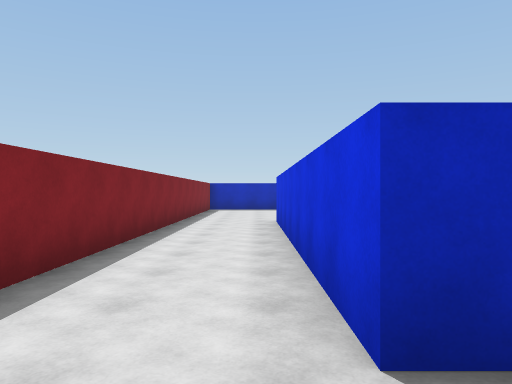
view 1 (above)

16 first-person views from a walk through a Unity game level. The camera is 1.5 m above the floor, looks level and sees 70° across. The floor is counted in squares, 2.25 m on a side. Each view is taken from the middle of a square. On the plan, view 1 faces up. The plan holds only what a view shows up to about 11 squares ahead; the rest is blank. The place goes on beyond the plan. The player character is not drawn.

view 2
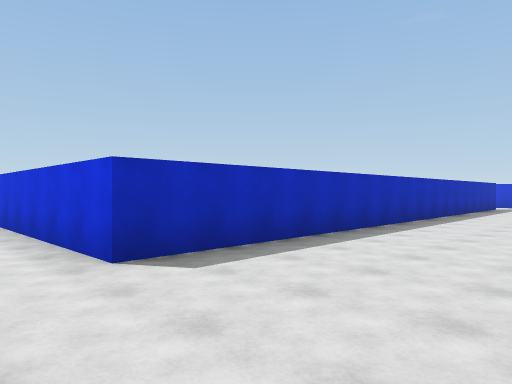

view 3
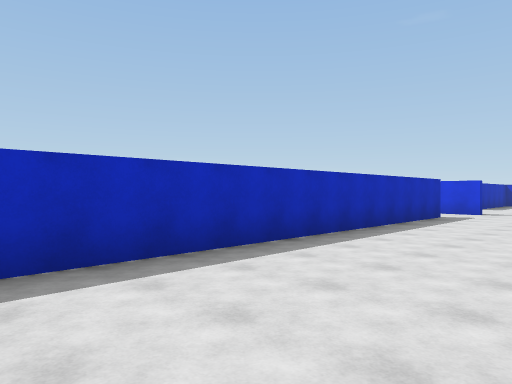

view 4
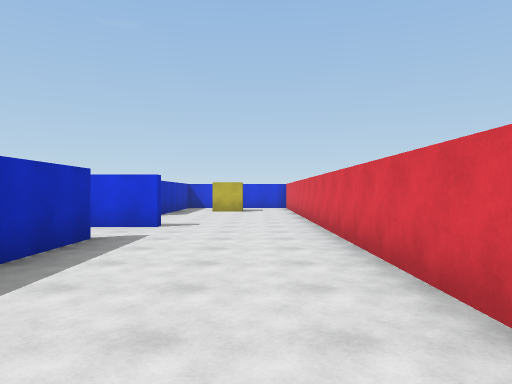

view 5
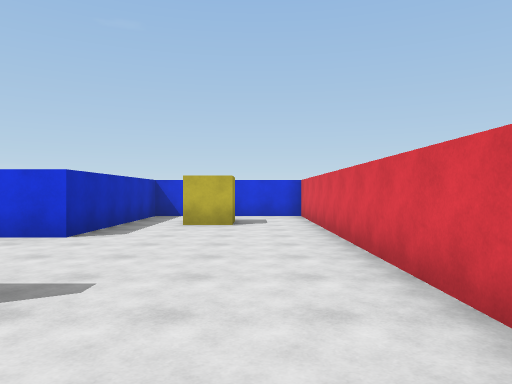

view 6
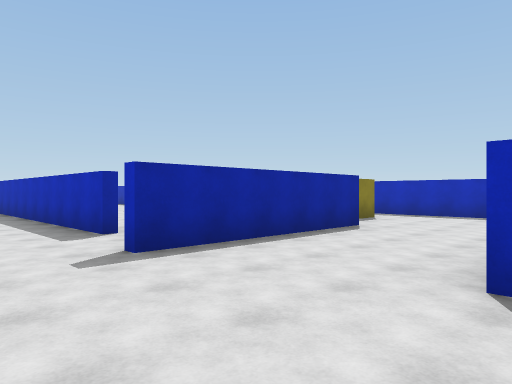

view 7
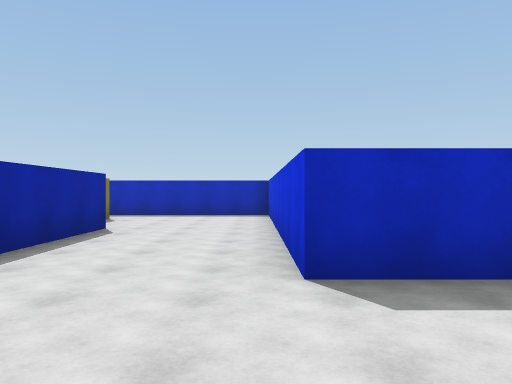

view 8
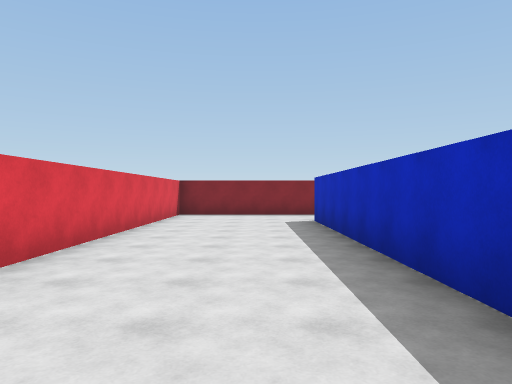

view 9
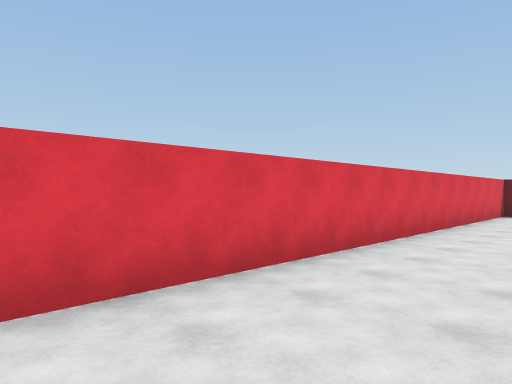

view 10
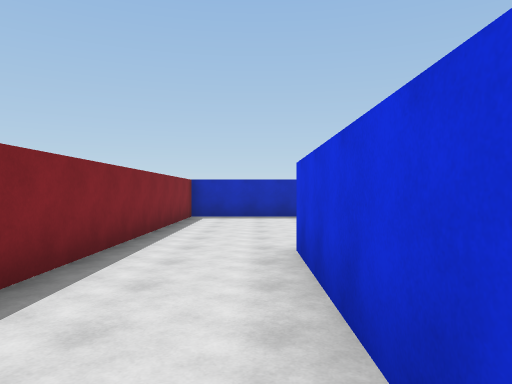

view 11
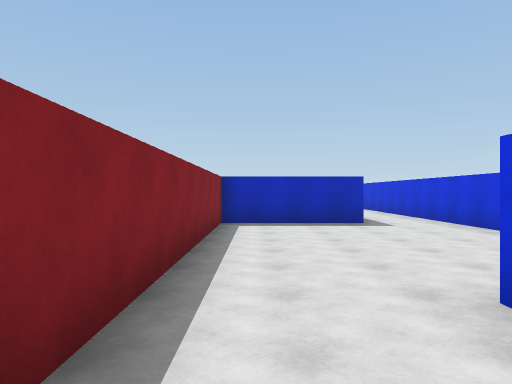

view 12
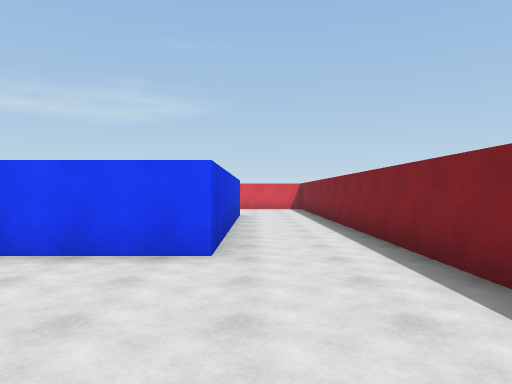

view 13
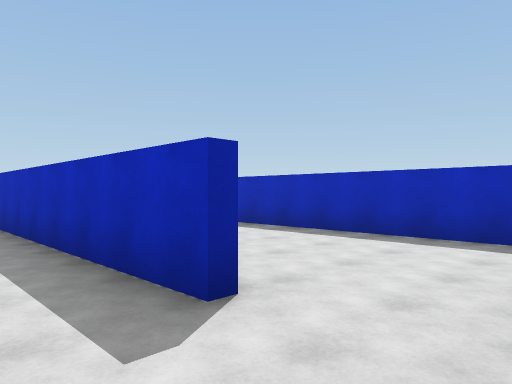

view 14
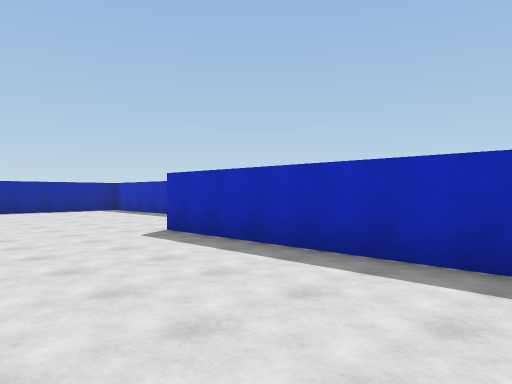

view 15
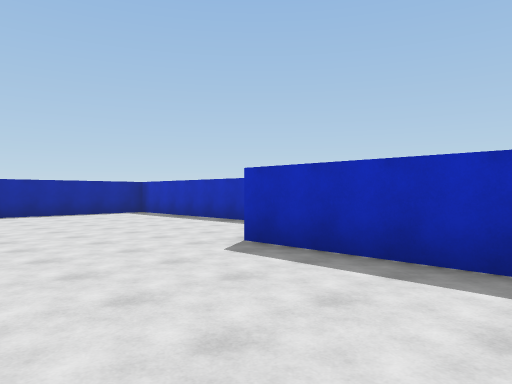

view 16
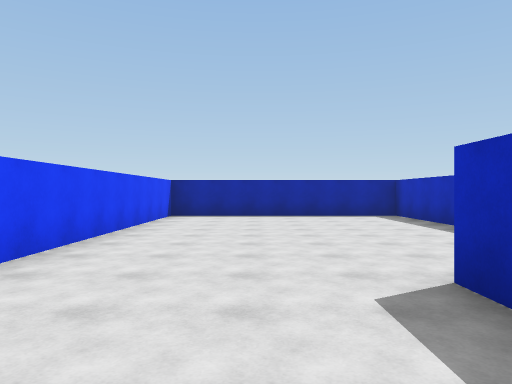

### Floor plan
Points are (right, up) in squares from view 1. A wall is a line through its corners. A room is listed if a view was taken in it or the views show most of it. See-through windows are left out.
Room 1 (views 1, 2, 3, 4, 5, 6, 7, 8, 9, 10, 11, 13)
walls: (11.8, -2.2) (25.1, -2.2) (25.1, 1.8) (20.4, 1.8) (20.4, 9.2); (15.2, 1.4) (0.5, 1.4) (0.5, 8.2); (17.2, 5.8) (17.2, 0.9); (20.4, 9.7) (15.8, 9.7); (-1.7, 9.4) (-1.7, -2.2) (9.6, -2.2)
ways out: opening at (-0.5, 9) to room 2; opening at (16, 1) to room 3
objects: yellow cube (16, 7) to (16, 8); yellow cube (23, 0)
Room 2 (view 12)
walls: (1.4, 13.9) (-1.7, 13.9) (-1.7, 9.4); (3.2, 12.2) (3.2, 17); (0.5, 8.2) (2.8, 8.2)
ways out: opening at (-0.5, 9) to room 1
Room 3 (views 14, 15, 16)
walls: (5.8, 8) (0.7, 8) (0.7, 1.6) (7.6, 1.6); (16.1, 5.5) (8.2, 5.5); (17, 0.9) (17, 2.2)
ways out: opening at (16, 1) to room 1; opening at (7.5, 6.5)

Positions as (right, up) in squares from view 1, and headings:
1: (0, 0), facing up
2: (-1, -2), facing up-right
3: (5, -2), facing up-right
4: (10, -1), facing right
5: (15, -1), facing right
6: (21, -1), facing up-left
7: (20, -1), facing up
8: (9, 0), facing left
9: (10, 0), facing down-left
10: (0, 4), facing up
11: (-1, 6), facing up
12: (0, 12), facing down
13: (17, 0), facing up-left
14: (14, 2), facing up-left
15: (12, 2), facing up-left
16: (11, 4), facing left
